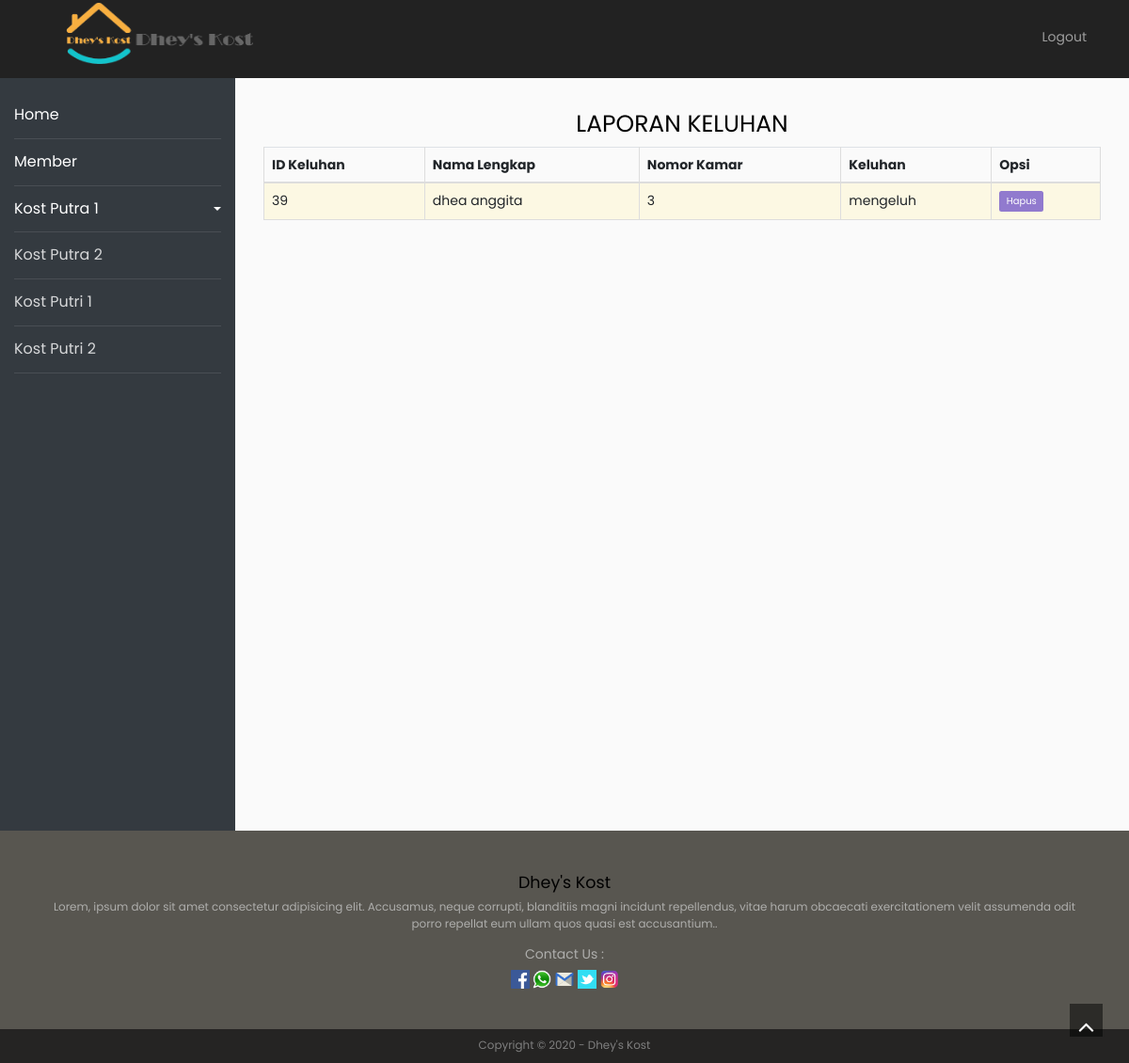
Page /datakeluhan.php (signed in) on the committed database.
### tables this page shows
CREATE TABLE `keluhanpa1` (
  `idkeluhan` int(11) NOT NULL,
  `iduser` int(11) NOT NULL,
  `idkamar` int(11) NOT NULL,
  `isi` varchar(500) NOT NULL
);

CREATE TABLE `user` (
  `id` int(11) NOT NULL,
  `namalengkap` varchar(50) NOT NULL,
  `email` varchar(30) NOT NULL,
  `password` varchar(255) NOT NULL,
  `nohp` varchar(15) NOT NULL
);

CREATE TABLE `kamarpa1` (
  `idkamar` int(11) NOT NULL,
  `iduser` int(11) DEFAULT NULL,
  `nomorkamar` varchar(10) NOT NULL,
  `fasilitas` text NOT NULL,
  `status` varchar(50) NOT NULL,
  `harga` int(11) NOT NULL,
  `foto` varchar(100) NOT NULL
);

### datakeluhan.php (the view, shortened to what this page needs)
<?php
include 'headeradmin.php'
?>
<!doctype html>
<html lang="en">
<head>
	<link rel="stylesheet" href="https://stackpath.bootstrapcdn.com/font-awesome/4.7.0/css/font-awesome.min.css">
	<link rel="stylesheet" href="css/style.css">
</head>
<body>
<div id="content" class="p-4 p-md-5 pt-5">
    <div  class="welcome-message">
        <div class="wrap-info">
            <div class="information">
                <center><h1>LAPORAN KELUHAN </h1></center>
                <table class="table table-striped table-bordered">
                    <thead>
                        <tr>
                            <th>ID Keluhan</th>
                            <th>Nama Lengkap</th>
                            <th>Nomor Kamar</th>
                            <th>Keluhan</th>
                            <th>Opsi</th>
                        </tr>
                    </thead>
                    <?php include "fungsi.php";
                        $query = mysqli_query($conn, "SELECT * FROM keluhanpa1 INNER JOIN kamarpa1 ON keluhanpa1.idkamar = kamarpa1.idkamar INNER JOIN user ON keluhanpa1.iduser = user.id");
                        while($data=mysqli_fetch_array($query))
                        {
                    ?>
                            <tr class="warning">
                                <td><?php echo $data['idkeluhan'];?></td>
                                <td><?php echo $data['namalengkap'];?></td>
                                <td><?php echo $data['nomorkamar'];?></td>
                                <td><?php echo $data['isi'];?></td>
                                <td>
                                    <form action="hapus.php" method="post">
                                        <button type="submit" class="btn btn-primary">Hapus</button>
                                    </form>
                                </td>
                    <?php }?>
                            </tr>
                </table>
            </div>
        </div>
    </div>
</div>
</body>
</html>
<?php include 'footer.php'; ?>

### assets/style.css (style rules this page uses)
body { background-color: #fff;font-family: 'Raleway', sans-serif;font-size: 15px;line-height: 15px; color: #73726C; }
.btn,a,a:hover { text-decoration: none;-webkit-transition: all 0.3s ease-in-out;-moz-transition: all 0.3s ease-in-out;-ms-transition: all 0.3s ease-in-out;-o-transition: all 0.3s ease-in-out;transition: all 0.3s ease-in-out;outline:0 ; }
h1,h2,h3,h4,h5,h6 { font-family:'Old Standard TT', serif;line-height: 1em;margin: 0; }
h1 { font-size: 5em; }
.btn { border:none !important;border-radius: 0;padding: 5px 30px; }

### rows in the picture
keluhanpa1: idkeluhan "39", iduser.namalengkap "dhea anggita", idkamar.nomorkamar "3", isi "mengeluh"
